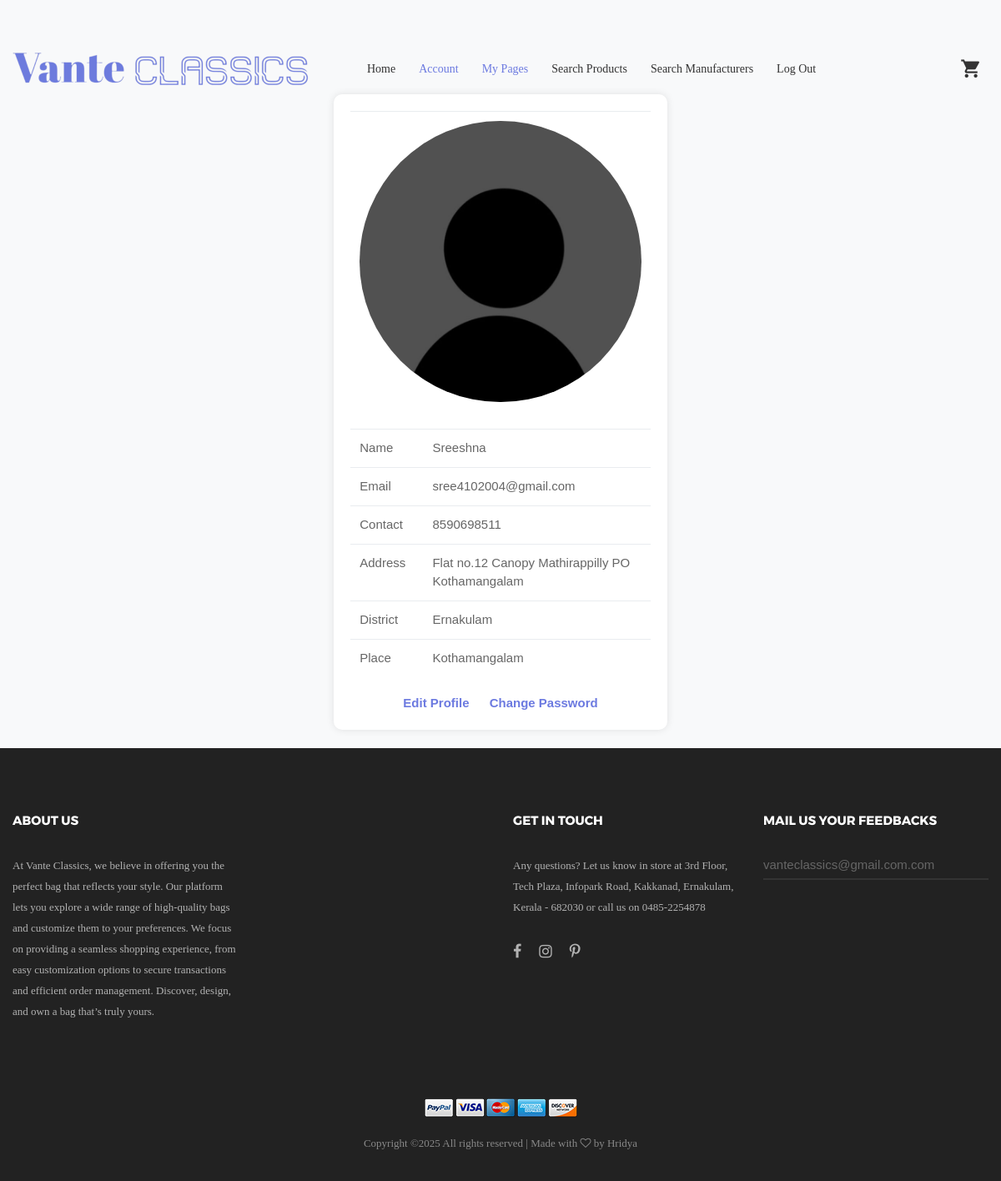
Screenshot of /PROJECT/User/MyProfile.php (signed in) with the database file from the repository.
### tables this page shows
CREATE TABLE `tbl_user` (
  `user_id` int(11) NOT NULL,
  `user_name` varchar(30) NOT NULL,
  `user_email` varchar(30) NOT NULL,
  `user_contact` varchar(10) NOT NULL,
  `user_address` varchar(100) NOT NULL,
  `place_id` int(11) NOT NULL,
  `user_photo` varchar(100) NOT NULL,
  `user_password` varchar(10) NOT NULL
);

CREATE TABLE `tbl_district` (
  `district_id` int(11) NOT NULL,
  `district_name` varchar(30) NOT NULL
);

CREATE TABLE `tbl_place` (
  `place_id` int(11) NOT NULL,
  `place_name` varchar(50) NOT NULL,
  `district_id` int(11) NOT NULL
);

### PROJECT/User/MyProfile.php (the view, shortened to what this page needs)
<?php
include("../Assets/Connection/connection.php");
include("Head.php");
$SelQry="select * from tbl_user u inner join tbl_place p on u.place_id=p.place_id inner join tbl_district d on p.district_id=d.district_id where user_id=".$_SESSION['uid'];
$result=$Con->query($SelQry);
$row=$result->fetch_assoc()
?>
<!DOCTYPE html PUBLIC "-//W3C//DTD XHTML 1.0 Transitional//EN" "http://www.w3.org/TR/xhtml1/DTD/xhtml1-transitional.dtd">
<html xmlns="http://www.w3.org/1999/xhtml">
<head>
</head>
<body>
<br>
<div class="profile-container">
    <form id="form1" name="form1" method="post" action="">
        <table class="table table-borderless">
            <tr>
                <td colspan="2" class="text-center">
                    <img src="../Assets/Files/User/Photo/<?php echo $row['user_photo'];?>" class="profile-image" height="200" alt="User Photo" />
                </td>
            </tr>
            <tr>
                <td>Name</td>
                <td><?php echo $row['user_name'];?></td>
            </tr>
            <tr>
                <td>Email</td>
                <td><?php echo $row['user_email'];?></td>
            </tr>
            <tr>
                <td>Contact</td>
                <td><?php echo $row['user_contact'];?></td>
            </tr>
            <tr>
                <td>Address</td>
                <td><?php echo $row['user_address'];?></td>
            </tr>
            <tr>
                <td>District</td>
                <td><?php echo $row['district_name'];?></td>
            </tr>
            <tr>
                <td>Place</td>
                <td><?php echo $row['place_name'];?></td>
            </tr>
        </table>
        <div class="profile-links">
            <a href="EditProfile.php">Edit Profile</a>
            <a href="ChangePassword.php">Change Password</a>
        </div>
    </form>
</div><br>
</body>
</html>
<?php
include("Foot.php");
?>

### PROJECT/User/MyProfile.php (style rules this page uses)
body { background-color: #f8f9fa; }
.profile-container { max-width: 400px; margin: auto; padding: 20px; background-color: #fff; border-radius: 10px; box-shadow: 0 0 10px rgba(0, 0, 0, 0.1); }
.profile-links { text-align: center; margin-top: 20px; }
.profile-links a { text-decoration: none; color: #6c7ae0; font-weight: bold; margin: 0 10px; }
.profile-image { width: 100%; height: auto; border-radius: 50%; margin-bottom: 20px; }

### rows the page displays
tbl_user: user_photo (picture), user_name "Sreeshna", user_email "sree4102004@gmail.com", user_contact "8590698511", user_address "Flat no.12 Canopy Mathirappilly PO Kothamangalam", tbl_district.district_name "Ernakulam", place.place_name "Kothamangalam"
